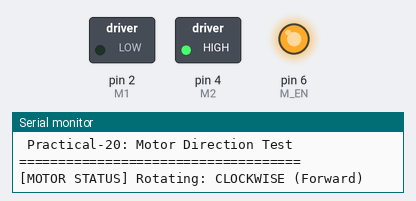
Bench run of a sketch on a simulated Arduino Uno, built with avr-gcc and run on an emulated ATmega328P. On the bench: switched loads named in the sketch (green lamp = pin HIGH), output pins drawn as LEDs (lit = HIGH), the last lines printed to the serial monitor.

Above: at 2.5 s.
At 4.3 s:
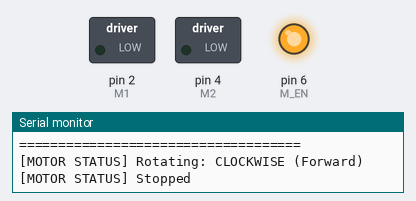
At 6.0 s:
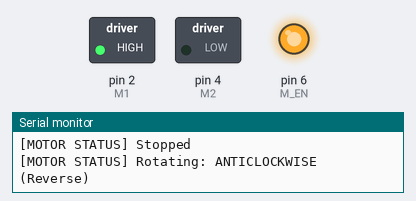
Timing chart, 0 to 10.2 s (numbered marks = the images above):
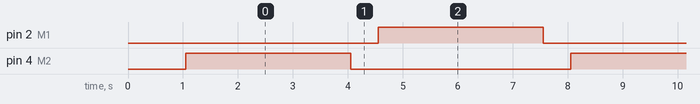

The sketch:

Project_10.ino
```cpp
/*
=========================================================
   Day 10 | Practical-20: Motor Direction Reverser
   Features:
   - Alternates motor rotation (Clockwise & Anticlockwise)
   - Prints current rotation direction on Serial Monitor
=========================================================
*/

#define M1    2
#define M2    4
#define M_EN  6

void setup() {
  // Serial Communication Start (Baud Rate: 9600)
  Serial.begin(9600);

  // Pin Modes
  pinMode(M1, OUTPUT);
  pinMode(M2, OUTPUT);
  pinMode(M_EN, OUTPUT);

  // Enable Motor Driver Channel
  digitalWrite(M_EN, HIGH);

  Serial.println(F("===================================="));
  Serial.println(F(" Practical-20: Motor Direction Test "));
  Serial.println(F("===================================="));
  delay(1000);
}

void loop() {
  // 1. Clockwise Direction (Forward)
  digitalWrite(M1, LOW);
  digitalWrite(M2, HIGH);
  Serial.println(F("[MOTOR STATUS] Rotating: CLOCKWISE (Forward)"));
  delay(3000);

  // 2. Short Pause / Brake (Safety for Driver)
  digitalWrite(M1, LOW);
  digitalWrite(M2, LOW);
  Serial.println(F("[MOTOR STATUS] Stopped"));
  delay(500);

  // 3. Anticlockwise Direction (Reverse)
  digitalWrite(M1, HIGH);
  digitalWrite(M2, LOW);
  Serial.println(F("[MOTOR STATUS] Rotating: ANTICLOCKWISE (Reverse)"));
  delay(3000);

  // 4. Short Pause / Brake
  digitalWrite(M1, LOW);
  digitalWrite(M2, LOW);
  Serial.println(F("[MOTOR STATUS] Stopped"));
  delay(500);
}
```

Measured:
- by itself, pin 2 (M1), pin 4 (M2): alternates HIGH for 3.0 s and LOW for 4.0 s
- by itself, everything shown: repeats every 7.0 s, in 4 steps
